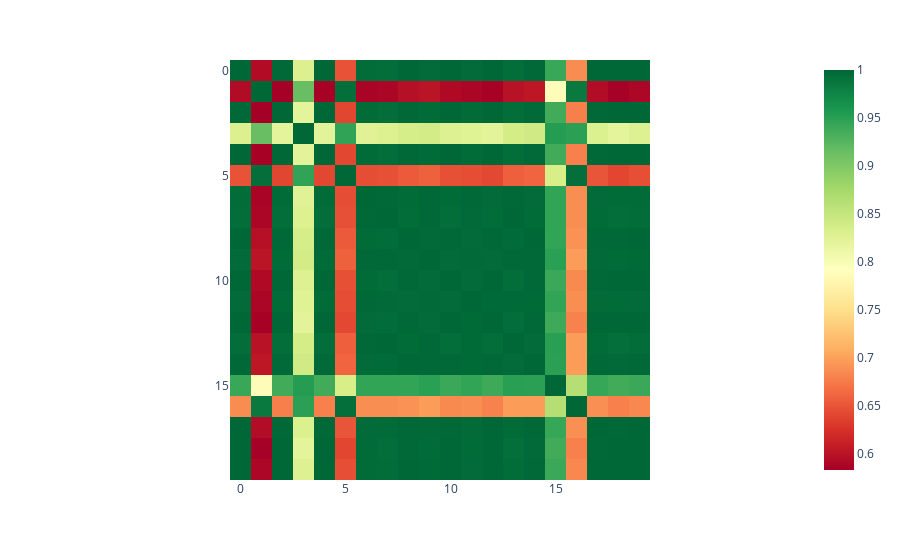

The cell this chart's notebook holds for it:
### Code cell
print(similarities.shape)
print(f'Min value: {similarities.min()}')
print(f'Max value: {similarities.max()}')

fig = px.imshow(similarities, color_continuous_scale='RdYlGn')
fig.show()

### Figure 1 — Plotly figure (JSON) as saved in the notebook; plotly's stock layout.template omitted (floating-point values rounded to 4 significant figures; data arrays with more than 128 entries replaced by an {"elided": "..."} marker saying what was removed)
{"data": [{"coloraxis": "coloraxis", "hovertemplate": "x: %{x}<br>y: %{y}<br>color: %{z}<extra></extra>", "name": "0", "type": "heatmap", "xaxis": "x", "yaxis": "y", "z": {"elided": "20x20 float values"}}], "layout": {"coloraxis": {"colorscale": [[0, "rgb(165,0,38)"], [0.1, "rgb(215,48,39)"], [0.2, "rgb(244,109,67)"], [0.3, "rgb(253,174,97)"], [0.4, "rgb(254,224,139)"], [0.5, "rgb(255,255,191)"], [0.6, "rgb(217,239,139)"], [0.7, "rgb(166,217,106)"], [0.8, "rgb(102,189,99)"], [0.9, "rgb(26,152,80)"], [1, "rgb(0,104,55)"]]}, "margin": {"t": 60}, "xaxis": {"anchor": "y", "constrain": "domain", "domain": [0, 1], "scaleanchor": "y"}, "yaxis": {"anchor": "x", "autorange": "reversed", "constrain": "domain", "domain": [0, 1]}}}
